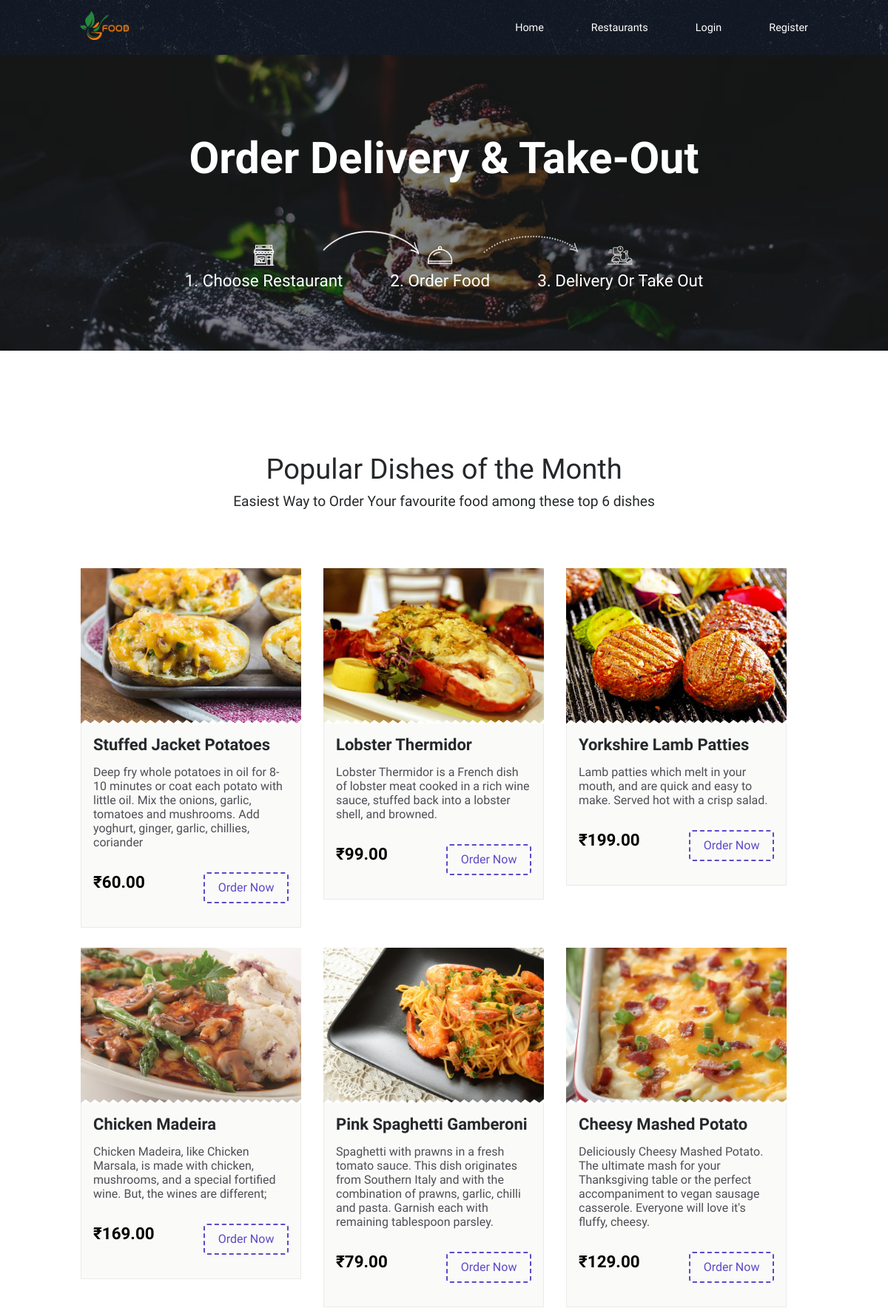
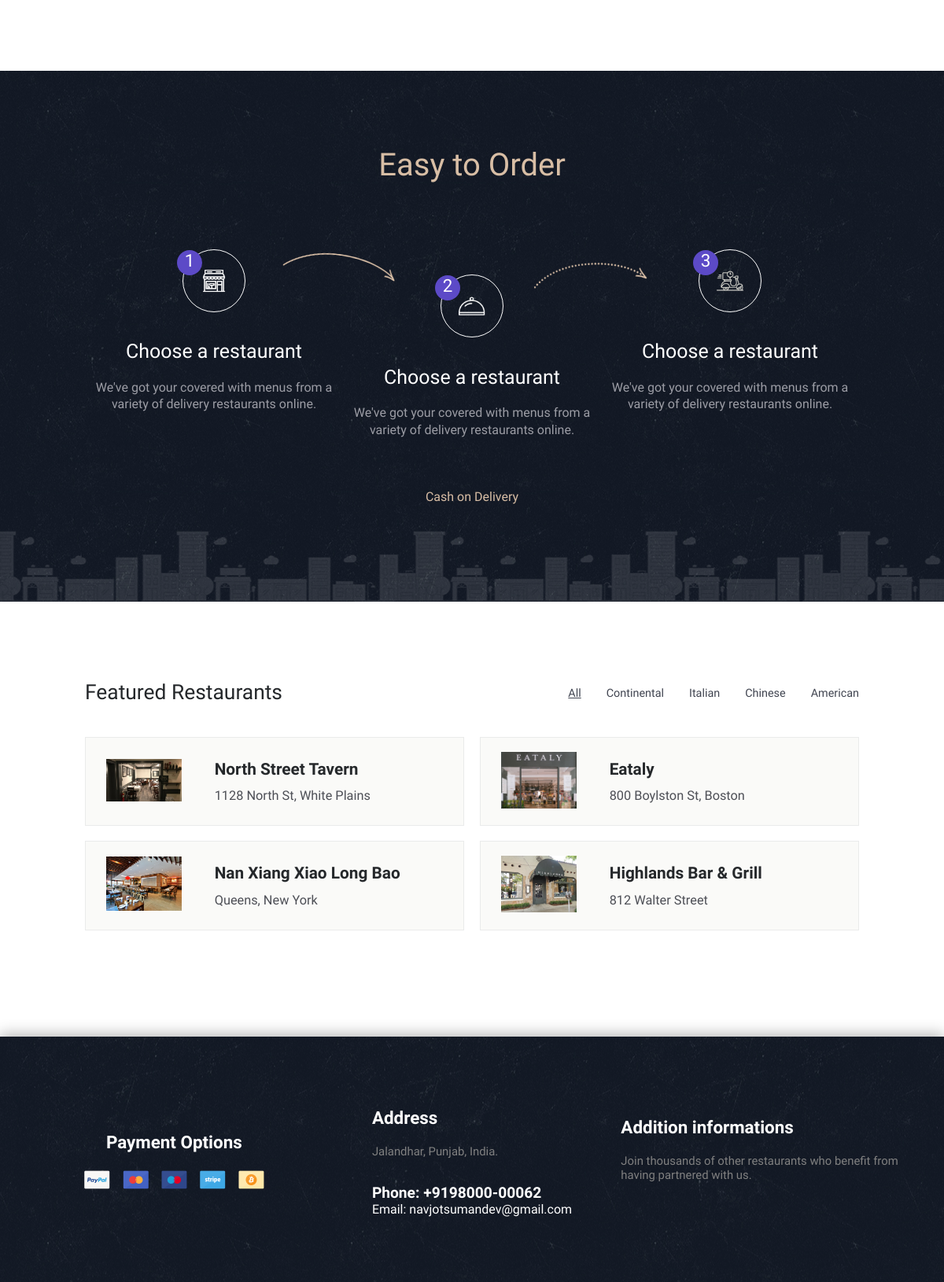
The page / on the database its author committed (2 pictures, top to bottom).
### tables this page shows
CREATE TABLE `dishes` (
  `d_id` int(11) NOT NULL,
  `rs_id` int(11) NOT NULL,
  `title` varchar(222) NOT NULL,
  `slogan` varchar(222) NOT NULL,
  `price` decimal(10,2) NOT NULL,
  `odr_count` int(11) NOT NULL DEFAULT 0,
  `img` varchar(222) NOT NULL
);

CREATE TABLE `res_category` (
  `c_id` int(11) NOT NULL,
  `c_name` varchar(222) NOT NULL,
  `date` timestamp NOT NULL DEFAULT current_timestamp() ON UPDATE current_timestamp()
);

CREATE TABLE `restaurant` (
  `rs_id` int(11) NOT NULL,
  `c_id` int(11) NOT NULL,
  `title` varchar(222) NOT NULL,
  `email` varchar(222) NOT NULL,
  `phone` varchar(222) NOT NULL,
  `url` varchar(222) NOT NULL,
  `o_hr` varchar(222) NOT NULL,
  `c_hr` varchar(222) NOT NULL,
  `o_days` varchar(222) NOT NULL,
  `address` text NOT NULL,
  `image` text NOT NULL,
  `date` timestamp NOT NULL DEFAULT current_timestamp() ON UPDATE current_timestamp()
);

### index.php (the view, shortened to what this page needs)
<!DOCTYPE html>
<html lang="en">
<?php
require('connection/_dbconnect.php');
?>
<head>
    <link rel="stylesheet" href="css/style.css">
</head>
<body>
    <?php
    require('include/_navbar.php');
    ?>
    <header>
        <div class="container header__container">
            <div class="header__top">
                <h1>Order Delivery & Take-Out</h1>
            </div>
            <div class="header__bottom flex-display">
                <div class="stepfood step1 flex-display">
                    <div class="restaurant_img ">
                        <img src="images/restaurant.png" class="invert-img" alt="">
                    </div>
                    <div class="first_text">
                        <h3><span>1.</span> Choose Restaurant</h3>
                    </div>
                </div>
                <div class="stepfood step2 flex-display">
                    <div class="restaurant_img"><img src="images/platter.png" class="invert-img" alt=""></div>
                    <div class="first_text">
                        <h3><span>2.</span> Order Food</h3>
                    </div>
                </div>
                <div class="stepfood step3 flex-display">
                    <div class="restaurant_img">
                        <img src="images/delivery-time.png" class="invert-img" alt="">
                    </div>
                    <div class="first_text">
                        <h3><span>3.</span> Delivery Or Take Out</h3>
                    </div>
                </div>
            </div>
        </div>
    </header>
    <section class="popular-dishes flex-display">
        <div class="container popular-dishes__container">
            <div class="header__popular-dishes">
                <h2>Popular Dishes of the Month</h2>
                <p>Easiest Way to Order Your favourite food among these top 6 dishes</p>
            </div>
            <div class="all-popular-dishes">
                <?php
                $sql = "SELECT * FROM dishes ORDER BY odr_count DESC LIMIT 6";
                $result = mysqli_query($conn, $sql);
                $row = mysqli_num_rows($result);
                if ($row > 0) {
                    while ($row = mysqli_fetch_assoc($result)) {
                        $title = $row['title'];
                        $slogan = $row['slogan'];
                        $price = $row['price'];
                        $img = $row['img'];
                        $dishId = $row['d_id'];
                        $res_id = $row['rs_id'];
                        echo '<article class="all-popular-dishes__article">
                                <div class="bottom__popular-dishes">
                                    <div class="dish-img" data-img_src="' . $img . '">
                                    </div>
                                    <div class="dish-info">
                                        <h5><a href="dishes.php?Res_id=' . $res_id . '">' . $title . '</a></h5>
                                        <div class="dish__description">
                                            <p>' . $slogan . '</p>
                                        </div>
                                        <div class="price-btn">
                                            <span class="price">&#8377;' . $price . '</span>
                                            <a href="checkout.php?dishNum=' . $dishId . '" class="btn">Order Now</a>
                                        </div>
                                    </div>
                                </div>
                                </article>';
                    }
                }
                ?>
            </div>
        </div>
    </section>
    <section class="how-it-works">
        <div class="container">
            <div class="upper__hiw">
                <div class="heading-hiw">
                    <h2>Easy to Order</h2>
                </div>
                <div class="container__hiw">
                    <div class="hiw-1">
                        <div class="hiw-step1  hiw-steps">
                            <div class="hiw-icon icon1">
                                <img src="images/restaurant.png" class="invert-img" alt="">
                            </div>
                            <div class="hiw-heading">
                                <h3>Choose a restaurant</h3>
                            </div>
                            <div class="hiw-description">
                                <p>
                                    We've got your covered with menus from a variety of delivery restaurants online.
                                </p>
                            </div>
                        </div>
                    </div>
                    <div class="hiw-2">
                        <div class="hiw-step2  hiw-steps">
                            <div class="hiw-icon icon2">
                                <img src="images/platter.png" class="invert-img" alt="">
                            </div>
                            <div class="hiw-heading">
                                <h3>Choose a restaurant</h3>
                            </div>
                            <div class="hiw-description">
                                <p>
                                    We've got your covered with menus from a variety of delivery restaurants online.
                                </p>
                            </div>
                        </div>
                    </div>
                    <div class="hiw-3 ">
                        <div class="hiw-step3 hiw-steps">
                            <div class="hiw-icon icon3">
                                <img src="images/delivery-time.png" class="invert-img" alt="">
                            </div>
                            <div class="hiw-heading">
                                <h3>Choose a restaurant</h3>
                            </div>
                            <div class="hiw-description">
                                <p>
                                    We've got your covered with menus from a variety of delivery restaurants online.
                                </p>
                            </div>
                        </div>
                    </div>
                </div>
            </div>
            <div class="bottom__hiw">
                <p class="pay-info">
                    Cash on Delivery
                </p>
            </div>
        </div>
    </section>
    <section class="featured-restaurant">
        <div class="container">
            <div class="fe__res-upper flex-display">
                <div class="left-fe__res-upper">
                    <div class="res__heading">
                        <h2>Featured Restaurants</h2>
                    </div>
                </div>
                <div class="right-fe__res-upper">
                    <div class="res__listing ">
                        <ul class="res-nav__menu">
                            <li><a class="Selected allSelected res-nav__menu-li" data-filter="*">All</a></li>
                            <?php
                            $result = mysqli_query($conn, "SELECT * FROM `res_category`");
                            while ($row = mysqli_fetch_assoc($result)) {
                                echo '<li><a class="select-me res-nav-list-items res-nav__menu-li " data-idNum="' . $row['c_id'] . '" data-filter="' . $row['c_name'] . '">' . $row['c_name'] . '</a></li>';
                            }
                            ?>
                        </ul>
                    </div>
                </div>
            </div>
            <div class="fe__res-bottom">
                <div class="res__list">
                    <?php
                    $result = mysqli_query($conn, "SELECT * FROM `restaurant`");
                    while ($row = mysqli_fetch_assoc($result)) {
                        echo '<article onclick = "window.location.href = \'dishes.php?Res_id=' . $row['rs_id'] . '\'" class="select-article ' . $row['c_id'] . '">
                            <div class="res-img">
                                <img src="admin/Res_img/' . $row['image'] . '" alt="">
                            </div>
                            <div class="res-info">
                                <h4>' . $row['title']
                            . '</h4>
                                <p>' . $row['address'] . '</p>
                            </div>
                        </article>';
                    }
                    ?>
                </div>
            </div>
        </div>
    </section>
    <?php
    include('include/_footer.php');
    ?>
</body>
</html>

### index.php (style rules this page uses)
.allSelected { text-decoration: underline; }

### rows shown on the page
dishes: img (picture), title "Stuffed Jacket Potatoes", slogan "Deep fry whole potatoes in oil for 8-10 minutes or coat each potato with little oil. Mix the onions, garlic, tomatoes and mushrooms. Add yoghurt, ginger, garlic, chillies, coriander", price "60.00"
dishes: img (picture), title "Lobster Thermidor", slogan "Lobster Thermidor is a French dish of lobster meat cooked in a rich wine sauce, stuffed back into a lobster shell, and browned.", price "99.00"
dishes: img (picture), title "Yorkshire Lamb Patties", slogan "Lamb patties which melt in your mouth, and are quick and easy to make. Served hot with a crisp salad.", price "199.00"
dishes: img (picture), title "Chicken Madeira", slogan "Chicken Madeira, like Chicken Marsala, is made with chicken, mushrooms, and a special fortified wine. But, the wines are different;", price "169.00"
dishes: img (picture), title "Pink Spaghetti Gamberoni", slogan "Spaghetti with prawns in a fresh tomato sauce. This dish originates from Southern Italy and with the combination of prawns, garlic, chilli and pasta. Garnish each with remaining tablespoon parsley.", price "79.00"
dishes: img (picture), title "Cheesy Mashed Potato", slogan "Deliciously Cheesy Mashed Potato. The ultimate mash for your Thanksgiving table or the perfect accompaniment to vegan sausage casserole. Everyone will love it's fluffy, cheesy.", price "129.00"
res_category: c_name "Continental"
res_category: c_name "Italian"
res_category: c_name "Chinese"
res_category: c_name "American"
restaurant: image (picture), title "North Street Tavern", address "1128 North St, White Plains"
restaurant: image (picture), title "Eataly", address "800 Boylston St, Boston"
restaurant: image (picture), title "Nan Xiang Xiao Long Bao", address "Queens, New York"
restaurant: image (picture), title "Highlands Bar & Grill", address "812 Walter Street"
